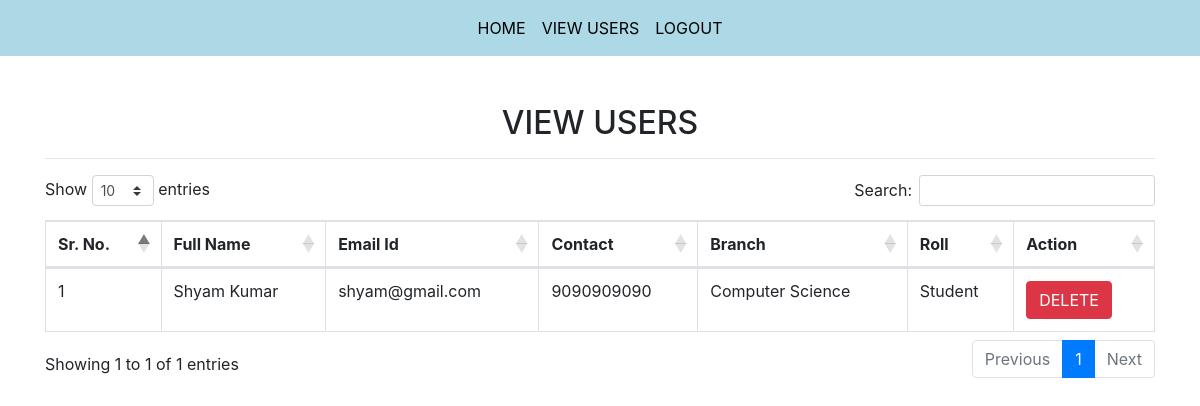
Screenshot of /view_users (signed in) with the database file from the repository.
### notes/models.py (models this page shows, shortened)
class signup(models.Model):
    user=models.ForeignKey(User,on_delete=models.CASCADE,null=True)
    contact=models.CharField(max_length=10,null=True)
    branch=models.CharField(max_length=30,null=True)
    role=models.CharField(max_length=10,null=True)

### notes/views.py (the view)
# urls.py: path('view_users',view_users,name='view_users'),
def view_users(request):
    if not request.user.is_authenticated:
        return redirect('admin_login')
    users=signup.objects.all()
    d={'users':users}
    return render(request,'view_users.html',d)

### notes/templates/view_users.html (shortened to what this page needs)
{% extends 'admin_nav.html' %}
{% load static %}
{% block body %}
<link rel="stylesheet" href="https://cdnjs.cloudflare.com/ajax/libs/twitter-bootstrap/4.5.2/css/bootstrap.css">
<link rel="stylesheet" href="https://cdn.datatables.net/1.13.6/css/dataTables.bootstrap4.min.css">
<div class="container mt-5">
    <h2 class="text-center">VIEW USERS</h2>
    <hr>
    <table class="table table-bordered" id="mytable">
        <thead>
            <tr>
                <th>Sr. No.</th>
                <th>Full Name</th>
                <th>Email Id</th>
                <th>Contact</th>
                <th>Branch</th>
                <th>Roll</th>
                <th>Action</th>
            </tr>
        </thead>
            <tbody>
                {% for i in users %}
                <tr>
                    <td>{{forloop.counter}}</td>
                    <td style="text-transform: capitalize;">{{i.user.first_name}} {{i.user.last_name}}</td>
                    <td>{{i.user.username}}</td>
                    <td>{{i.contact}}</td>
                    <td>{{i.branch}}</td>
                    <td>{{i.role}}</td>
                    <td><a href="{% url 'delete_users' i.user.id %}" class="btn btn-danger"
                            onclick="return confirm('Warning!')">DELETE</a></td>
                </tr>
                {% endfor %}
            </tbody>
    </table>
</div>
{% endblock %}

### rows the page displays
signup: user.first_name "Shyam", user.last_name "Kumar", user.username "shyam@gmail.com", contact "9090909090", branch "Computer Science", role "Student"
